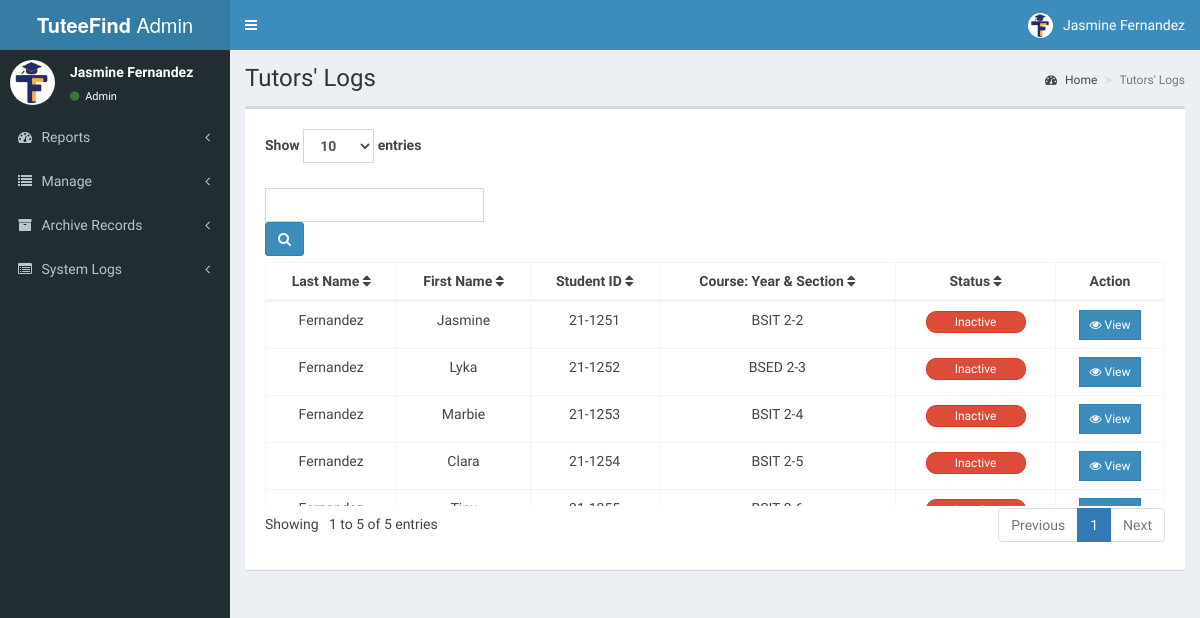
The page /admin/logs_tutor.php (signed in) on the database its author committed.
### tables this page shows
CREATE TABLE `tutor` (
  `id` int(11) NOT NULL,
  `firstname` varchar(255) NOT NULL,
  `lastname` varchar(255) NOT NULL,
  `age` int(11) DEFAULT NULL,
  `sex` varchar(10) DEFAULT NULL,
  `number` varchar(20) DEFAULT NULL,
  `barangay` varchar(255) DEFAULT NULL,
  `student_id` varchar(50) DEFAULT NULL,
  `course` varchar(100) DEFAULT NULL,
  `year_section` varchar(255) DEFAULT NULL,
  `photo` varchar(255) DEFAULT NULL,
  `professor` varchar(50) NOT NULL,
  `fblink` varchar(255) NOT NULL,
  `bio` text DEFAULT NULL,
  `emailaddress` varchar(255) NOT NULL,
  `password` varchar(255) NOT NULL
);

### admin/includes/session.php (called while the page is built, shortened)
<?php
	include 'includes/conn.php';
	$sql = "SELECT * FROM admin WHERE id = '".$_SESSION['admin']."'";
	$query = $conn->query($sql);
	$user = $query->fetch_assoc();
?>

### admin/logs_tutor.php (the view, shortened to what this page needs)
<?php
include 'includes/session.php';
include 'includes/header.php';
?>
<?php
$search = isset($_GET['search']) ? $_GET['search'] : '';
$page = isset($_GET['page']) ? (int)$_GET['page'] : 1;
$limit = isset($_GET['limit']) ? (int)$_GET['limit'] : 10;
$offset = ($page - 1) * $limit;
$total_sql = "SELECT COUNT(*) as total FROM tutor
                WHERE LOWER(lastname) LIKE LOWER('%$search%')
                OR LOWER(firstname) LIKE LOWER('%$search%')
                OR LOWER(student_id) LIKE LOWER('%$search%')
                OR LOWER(course) LIKE LOWER('%$search%')
                OR LOWER(year_section) LIKE LOWER('%$search%')
                OR LOWER(CONCAT(course, ' ', year_section)) LIKE LOWER('%$search%')";
$total_result = $conn->query($total_sql);
$total_rows = $total_result->fetch_assoc()['total'];
$total_pages = ceil($total_rows / $limit);
?>
<body class="hold-transition skin-blue sidebar-mini">
<div class="wrapper">
    <?php include 'includes/navbar.php'; ?>
    <?php include 'includes/menubar.php'; ?>
    <div class="content-wrapper">
        <section class="content-header">
            <h1>Tutors' Logs</h1>
            <ol class="breadcrumb">
                <li><a href="#"><i class="fa fa-dashboard"></i> Home</a></li>
                <li class="active">Tutors' Logs</li>
            </ol>
        </section>
        <section class="content">
        <div class="row">
        <div class="col-xs-12">
          <div class="box">
            <div class="box-header with-border">
  <div class="box-body">
<form method="GET" action="logs_tutor.php" class="form-inline d-flex justify-content-between align-items-center">
    <div class="form-group me-4">
        <label>Show
            <select name="limit" class="form-control" onchange="this.form.submit()">
                <option value="10" <?php if ($limit == 10) echo 'selected'; ?>>10</option>
            </select> entries
        </label>
        <div class="form-group me-2">
            <input type="text" name="search" placeholder="" value="<?php echo htmlspecialchars($search); ?>" class="form-control">
        </div>
        <button type="submit" class="btn btn-primary"><i class="fa fa-search"></i></button>
    </div>
</form>
<div id="example1_wrapper" class="dataTables_wrapper form-inline dt-bootstrap no-footer">
  <div class="row">
    <div class="col-sm-12">
      <div style="max-height: 250px; overflow-y: auto;" class="scrollable-table">
        <table id="example1" class="table table-bordered dataTable no-footer" role="grid" aria-describedby="example1_info">
          <thead>
            <tr role="row">
              <th onclick="sortTable(0)">Last Name <i class="fa fa-sort" aria-hidden="true"></i></th>
              <th onclick="sortTable(1)">First Name <i class="fa fa-sort" aria-hidden="true"></i></th>
              <th onclick="sortTable(2)">Student ID <i class="fa fa-sort" aria-hidden="true"></i></th>
              <th onclick="sortTable(3)">Course: Year & Section <i class="fa fa-sort" aria-hidden="true"></i></th>
              <th onclick="sortTable(4)">Status <i class="fa fa-sort" aria-hidden="true"></i></th>
              <th>Action</th>
              </tr>
            </thead>
            <tbody>
            <?php
$search = isset($_GET['search']) ? strtolower($_GET['search']) : '';
$sql = "
    SELECT
        id,
        lastname,
        firstname,
        student_id,
        course,
        year_section
    FROM tutor";
$query = $conn->query($sql);
$results = [];
while ($row = $query->fetch_assoc()) {
    $name = htmlspecialchars($row['firstname'] . " " . $row['lastname'], ENT_QUOTES);
    $student_id = htmlspecialchars($row['student_id'], ENT_QUOTES);
    $course = htmlspecialchars($row['course'], ENT_QUOTES);
    $year_section = htmlspecialchars($row['year_section'], ENT_QUOTES);
    $status = "Inactive";
if (
  strpos(strtolower($name), $search) !== false ||
  strpos(strtolower($student_id), $search) !== false ||
  strpos(strtolower($course . " " . $year_section), $search) !== false ||
  ($search === 'active' && $status === 'Active') ||
  ($search === 'inactive' && $status === 'Inactive')
) {
  $results[] = [
      'id' => $row['id'],
      'lastname' => $row['lastname'],
      'firstname' => $row['firstname'],
      'student_id' => $row['student_id'],
      'course' => $row['course'],
      'year_section' => $row['year_section'],
      'status' => $status,
      'name' => $name
  ];
}
}
foreach ($results as $row) {
    $statusClass = $row['status'] === "Active" ? "btn-success" : "btn-danger";
    $statusText = $row['status'];
    echo "<tr>
            <td>" . htmlspecialchars($row['lastname'], ENT_QUOTES) . "</td>
            <td>" . htmlspecialchars($row['firstname'], ENT_QUOTES) . "</td>
            <td>" . htmlspecialchars($row['student_id'], ENT_QUOTES) . "</td>
            <td>" . htmlspecialchars($row['course'], ENT_QUOTES) . " " . htmlspecialchars($row['year_section'], ENT_QUOTES) . "</td>
            <td style='text-align: center;'>
                <button class='btn $statusClass btn-sm' style='border-radius: 10px; padding: 1px 10px; width: 100px;'>
                    $statusText
                </button>
            </td>
            <td>
                <button class='btn btn-primary btn-sm btn-flat view' data-id='" . htmlspecialchars($row['id'], ENT_QUOTES) . "' data-professor-name='" . htmlspecialchars($row['name'], ENT_QUOTES) . "'>
                    <i class='fa fa-eye'></i> View
                </button>
            </td>
          </tr>";
}
?>
   </tbody>
          </table>
        </div>
      </div>
    </div>
    <div class="row">
      <div class="col-sm-5">
        <div class="dataTables_info" id="example1_info" role="status" aria-live="polite">
          Showing
 <?php echo ($offset + 1) . ' to ' . min($offset + $limit, $total_rows) . ' of ' . $total_rows . ' entries'; ?>
        </div>
      </div>
      <div class="col-sm-7">
        <div class="dataTables_paginate paging_simple_numbers" id="example1_paginate">
          <ul class="pagination">
            <li class="paginate_button
 previous <?php if ($page <= 1) echo 'disabled'; ?>" id="example1_previous">
              <a href="?search=<?php echo urlencode($search); ?>&page=<?php echo $page - 1; ?>&limit=<?php echo $limit; ?>" aria-controls="example1" data-dt-idx="0" tabindex="0">Previous</a>
            </li>
            <?php for ($i = 1; $i <= $total_pages; $i++): ?>
              <li class="paginate_button <?php if ($page == $i) echo 'active'; ?>">
                <a href="?search=<?php echo urlencode($search); ?>&page=<?php echo $i; ?>&limit=<?php echo $limit; ?>" aria-controls="example1" data-dt-idx="<?php echo $i; ?>" tabindex="0"><?php echo $i; ?></a>
              </li>
            <?php endfor; ?>
            <li class="paginate_button next <?php if ($page >= $total_pages) echo 'disabled'; ?>" id="example1_next">
              <a href="?search=<?php echo urlencode($search); ?>&page=<?php echo $page + 1; ?>&limit=<?php echo $limit; ?>" aria-controls="example1" data-dt-idx="7" tabindex="0">Next</a>
            </li>
          </ul>
        </div>
      </div>
    </div>
  </div>
</div>
</div>
</div>
</section>
</div>
<?php include 'includes/professor_modal.php'; ?>
</div>
<?php include 'includes/scripts.php'; ?>
</body>
</html>

### admin/includes/header.php (shortened to what this page needs)
<!DOCTYPE html>
<html>
<head>
  	<link rel="stylesheet" href="../bower_components/bootstrap/dist/css/bootstrap.min.css">
    <link rel="stylesheet" href="../plugins/iCheck/all.css">
  	<link rel="stylesheet" href="../bower_components/font-awesome/css/font-awesome.min.css">
  	<link rel="stylesheet" href="../dist/css/AdminLTE.min.css">
    <link rel="stylesheet" href="../bower_components/datatables.net-bs/css/dataTables.bootstrap.min.css">
    <link rel="stylesheet" href="../bower_components/bootstrap-daterangepicker/daterangepicker.css">
    <link rel="stylesheet" href="../plugins/timepicker/bootstrap-timepicker.min.css">
    <link rel="stylesheet" href="../bower_components/bootstrap-datepicker/dist/css/bootstrap-datepicker.min.css">
    <link rel="stylesheet" href="../dist/css/skins/_all-skins.min.css">
</head>

### admin/includes/navbar.php (shortened to what this page needs)
<header class="main-header">
  <a href="#" class="logo">
    <span class="logo-lg"><b>TuteeFind</b> Admin</span>
    </a>
  <nav class="navbar navbar-static-top">
    <a href="#" class="sidebar-toggle" data-toggle="push-menu" role="button">
    </a>
    <div class="navbar-custom-menu">
      <ul class="nav navbar-nav">
        <li class="dropdown user user-menu">
          <a href="#" class="dropdown-toggle" data-toggle="dropdown">
            <img src="<?php echo (!empty($user['photo'])) ? '../images/'.$user['photo'] : '../images/TuteeFindLogoName.jpg'; ?>" class="user-image" alt="User Image">
            <span class="hidden-xs"><?php echo $user['firstname'].' '.$user['lastname']; ?></span>
          </a>
        </li>
      </ul>
    </div>
  </nav>
</header>

### admin/includes/menubar.php (shortened to what this page needs)
<aside class="main-sidebar">
  <section class="sidebar">
    <div class="user-panel">
      <div class="pull-left image">
        <img src="<?php echo (!empty($user['photo'])) ? '../images/'.$user['photo'] : '../images/TuteeFindLogoName.jpg'; ?>" class="img-circle" alt="User Image">
      </div>
      <div class="pull-left info">
        <p><?php echo $user['firstname'].' '.$user['lastname']; ?></p>
        <a><i class="fa fa-circle text-success"></i> Admin</a>
      </div>
    </div>
    <ul class="sidebar-menu" data-widget="tree">
    <li class="treeview">
        <a href="#">
            <i class="fa fa-dashboard"></i> <span>Reports</span>
            <span class="pull-right-container">
                <i class="fa fa-angle-left pull-right"></i>
            </span>
        </a>
    </li>
    <li class="treeview">
        <a href="#">
            <i class="fa fa-list"></i> <span>Manage</span>
            <span class="pull-right-container">
                <i class="fa fa-angle-left pull-right"></i>
            </span>
        </a>
    </li>
    <li class="treeview">
        <a href="#">
            <i class="fa fa-archive"></i> <span>Archive Records</span>
            <span class="pull-right-container">
                <i class="fa fa-angle-left pull-right"></i>
            </span>
        </a>
    </li>
     <li class="treeview">
        <a href="#">
            <i class="fa fa-list-alt"></i> <span>System Logs</span>
            <span class="pull-right-container">
                <i class="fa fa-angle-left pull-right"></i>
            </span>
        </a>
    </li>
</ul>
  </section>
</aside>

### admin/includes/professor_modal.php (shortened to what this page needs)
<!DOCTYPE html>
<html lang="en">
<head>
</head>
<body>
</body>
</html>

### admin/includes/scripts.php (shortened to what this page needs)
<link rel="stylesheet" href="https://cdnjs.cloudflare.com/ajax/libs/bootstrap-datepicker/1.9.0/css/bootstrap-datepicker.min.css">

### admin/logs_tutor.php (style rules this page uses)
.scrollable-table { max-height: 230px; overflow-y: auto; border-collapse: collapse; display: block; }
.scrollable-table thead { position: sticky; top: 0; background-color: #fff; z-index: 1; }
table { width: 100%; border-collapse: collapse; }
table th, table td { padding: 10px; border: 1px solid #ddd; }
table td button { padding: 5px 10px; background-color: #007bff; color: white; border: none; cursor: pointer; border-radius: 4px; }
table th { text-align: center; }
table td { text-align: center; }
table td button { display: inline-block; text-align: center; }

### rows shown on the page
tutor: lastname "Fernandez", firstname "Jasmine", student "21-1251", course "BSIT", year_section "2-2", statusText "Inactive"
tutor: lastname "Fernandez", firstname "Lyka", student "21-1252", course "BSED", year_section "2-3", statusText "Inactive"
tutor: lastname "Fernandez", firstname "Marbie", student "21-1253", course "BSIT", year_section "2-4", statusText "Inactive"
tutor: lastname "Fernandez", firstname "Clara", student "21-1254", course "BSIT", year_section "2-5", statusText "Inactive"

### other values the page prints
$user['firstname'] "Jasmine"
$user['lastname'] "Fernandez"
$offset + 1 "1"
min($offset + $limit, $total_rows) "5"
$total_rows "5"
